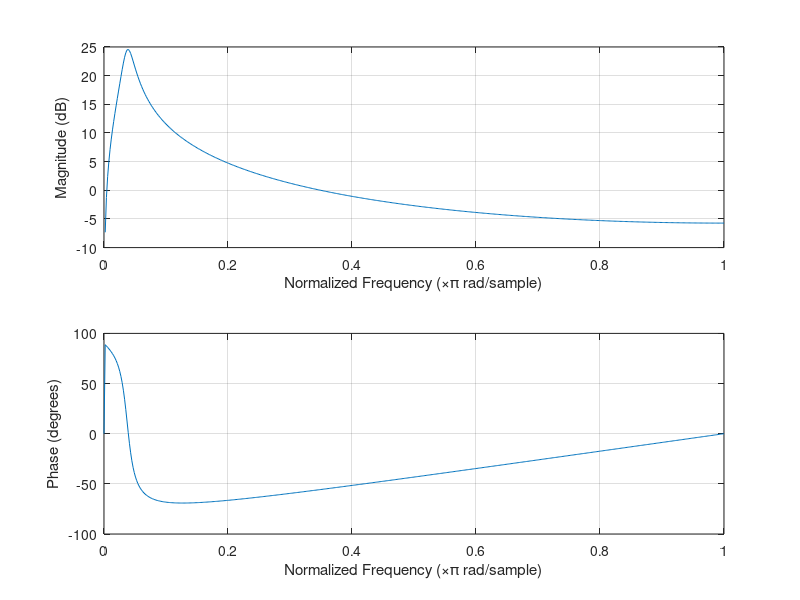

This chart was generated by the following MATLAB code:
butt_bp_ord=6;
butt_bp_num=[0.00002883,0.00017296,0.00043239,0.00057652,0.00043239,0.00017296,0.00002883;...
    0.00530041,0.00000000,-0.01590123,0.00000000,0.01590123,0.00000000,-0.00530041;...
    0.03168934,0.00000000,-0.09506803,-0.00000000,0.09506803,-0.00000000,-0.03168934;...
    0.03168934,0.00000000,-0.09506803,0.00000000,0.09506803,0.00000000,-0.03168934;...
    0.00105165,-0.00630988,0.01577470,-0.02103294,0.01577470,-0.00630988,0.00105165];
butt_bp_den=[1.00000000,-4.48456301,8.52900508,-8.77910797,5.14764268,-1.62771478,0.21658286;...
    1.00000000,-4.42459751,8.79771496,-9.95335557,6.75320305,-2.60749972,0.45354593;...
    1.00000000,-1.84699031,2.63060194,-2.21638838,1.57491237,-0.62291281,0.19782519;...
    1.00000000,1.84699031,2.63060194,2.21638838,1.57491237,0.62291281,0.19782519;...
    1.00000000,2.97852993,4.13608100,3.25976428,1.51727884,0.39111723,0.04335699];

smooth_ord=2;
smooth_num=[1,-1,0];
smooth_den=[1,-1.9266,0.9409];
%freqz(smooth_num,smooth_den);

dcr_ord=4;
dcr_num=[0.9269,-3.7056,5.5574,-3.7056,0.9269];
dcr_den=[1.00000000,-3.84610723,5.55209760,-3.56516069,0.85918839];
%freqz(dcr_num,dcr_den);

smooth_num=[1,-1,0];
smooth_den=[1,-1.9266,0.9409];
freqz(smooth_num,smooth_den);
